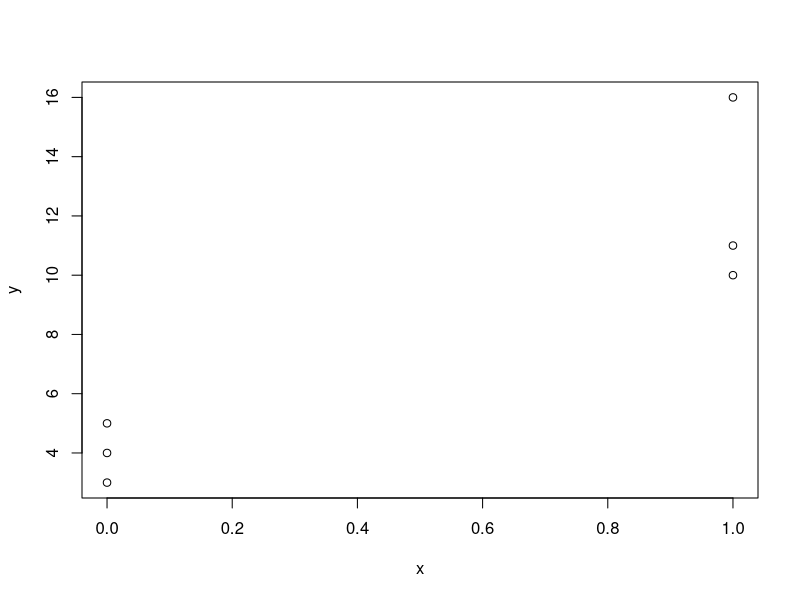

Write R code to recreate this figure.
## ---- chunk 1
knitr::opts_chunk$set(fig.width=12, fig.height=8, fig.path='Figs/',
                      echo=TRUE, warning=FALSE, message=FALSE)
## ---- chunk 2
x = c(rep(0, 3), rep(1, 3))
y = c()
b0 = 1
b1 = 1.5

for (i in 1:length(x)){
  y[i] <- rpois(1,exp(b1 * x[i] + b0))
}

plot(x, y)

cbind(x, y)
## ---- chunk 3
ll <- function (z){
  b0 <- z[1]
  b1 <- z[2]
  
  return(-(
    y[1]*(b0 + b1*x[1]) - exp(b0 + b1*x[1]) - log(factorial(y[1])) + 
    y[2]*(b0 + b1*x[2]) - exp(b0 + b1*x[2]) - log(factorial(y[2])) +
    y[3]*(b0 + b1*x[3]) - exp(b0 + b1*x[3]) - log(factorial(y[3])) +
    y[4]*(b0 + b1*x[4]) - exp(b0 + b1*x[4]) - log(factorial(y[4])) +
    y[5]*(b0 + b1*x[5]) - exp(b0 + b1*x[5]) - log(factorial(y[5])) +
    y[6]*(b0 + b1*x[6]) - exp(b0 + b1*x[6]) - log(factorial(y[6]))))
}

# here is the optimal parameter
res = optim(c(1,1), ll)

# estimated parameters
# the population parameter is b0 = 1, b1 = 1.5, which is close to the estimated parameters
res$par

# log likelihood
-res$value
## ---- chunk 4
glm(y ~ x, family = poisson(link = "log"))
## ---- chunk 5
ll_null <- function (z){
  b0 <- z[1]
  
  return(-(
    y[1]*(b0) - exp(b0) - log(factorial(y[1])) + 
    y[2]*(b0) - exp(b0) - log(factorial(y[2])) +
    y[3]*(b0) - exp(b0) - log(factorial(y[3])) +
    y[4]*(b0) - exp(b0) - log(factorial(y[4])) +
    y[5]*(b0) - exp(b0) - log(factorial(y[5])) +
    y[6]*(b0) - exp(b0) - log(factorial(y[6]))))
}


null_res = optim(c(1), ll_null)

# estimated parameter
null_res$par

# log likelihood
-null_res$value
## ---- chunk 6
chi = -2 * (-null_res$value - (-res$value))

1 - pchisq(chi, df =1)
## ---- chunk 7
library(lmtest)
model_null = glm(y~1, poisson(link = "log"))
model = glm(y~x,poisson(link = "log"))

lrtest(model_null,model)

## ---- chunk 8
summary(model)$coefficients
